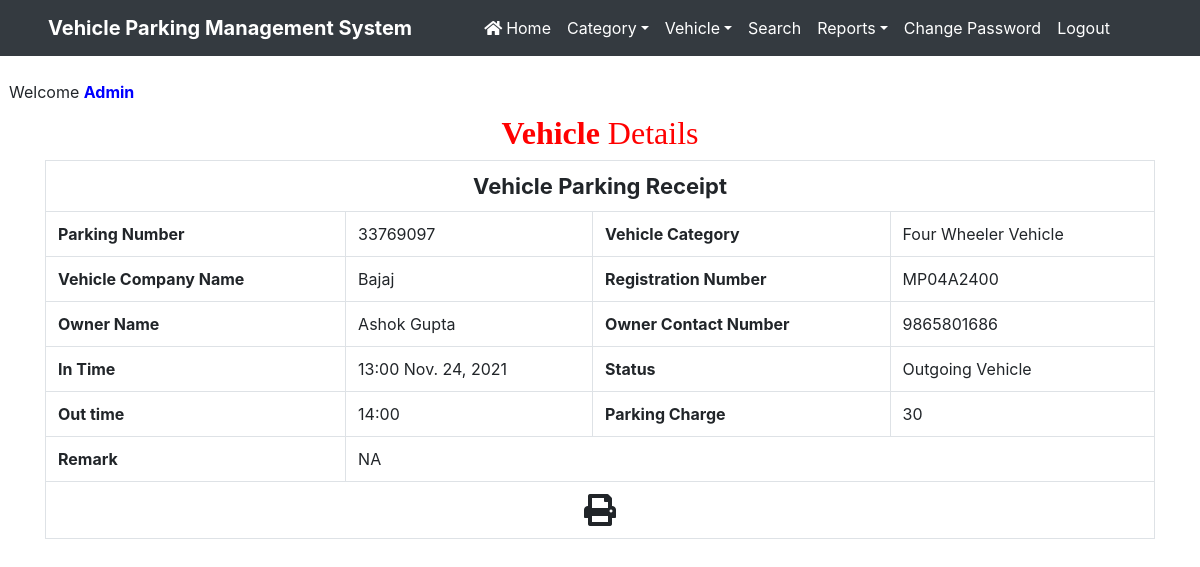
/print/1 (signed in), run on the app's committed database.
### vehicle/models.py (models this page shows, shortened)
class Vehicle(models.Model):
    parkingnumber = models.CharField(max_length=20)
    category = models.ForeignKey(Category, on_delete=models.CASCADE)
    vehiclecompany = models.CharField(max_length=50)
    regno = models.CharField(max_length=10)
    ownername = models.CharField(max_length=50)
    ownercontact = models.CharField(max_length=15)
    pdate = models.DateField()
    intime = models.CharField(max_length=50)
    outtime = models.CharField(max_length=50)
    parkingcharge = models.CharField(max_length=50)
    remark = models.CharField(max_length=500)
    status = models.CharField(max_length=20)

class Category(models.Model):
    categoryname = models.CharField(max_length=50)

### vehicle/views.py (the view)
# urls.py: path('print/<int:pid>',print_detail,name='print'),
def print_detail(request,pid):
    if not request.user.is_authenticated:
        return redirect('admin_login')
    vehicle = Vehicle.objects.get(id=pid)
    d = {'vehicle': vehicle}
    return render(request,'print.html', d)

### vehicle/templates/print.html (shortened to what this page needs)
{% load static %}
<html>
<head>
{% include 'headeradmin.html' %}
  <link rel = stylesheet href="https://cdn.datatables.net/1.10.20/css/jquery.dataTables.min.css">
<link rel = stylesheet href="https://cdn.datatables.net/buttons/1.6.1/css/buttons.dataTables.min.css">
</head>
<body>
{% include 'nav2admin.html' %}
<br> &nbsp;&nbsp;Welcome <b style = 'text-transform : capitalize ; color : blue'>{{request.user.username}}</b>
<div class="container" style = "margin-top:10px">
<h2 class="text-center" style = "font-family : Monotype Corsiva ; color : red"> <strong>Vehicle</strong>  Details</h2>
 <div  id="exampl">
      <table border="1" class="table table-bordered mg-b-0">
        <tr>
          <th colspan="4" style="text-align: center; font-size:22px;"> Vehicle Parking Receipt</th>
        </tr>
   <tr>
                                <th>Parking Number</th>
                                   <td>{{vehicle.parkingnumber}}</td>
                                <th>Vehicle Category</th>
                                   <td>{{vehicle.category.categoryname}}</td>
                                   </tr>
                                   <tr>
                                <th>Vehicle Company Name</th>
                                   <td>{{vehicle.vehiclecompany}}</td>
                                <th>Registration Number</th>
                                   <td>{{vehicle.regno}}</td>
                                   </tr>
                                   <tr>
                                    <th>Owner Name</th>
                                      <td>{{vehicle.ownername}}</td>
                                       <th>Owner Contact Number</th>
                                        <td>{{vehicle.ownercontact}}</td>
                                    </tr>
                                    <tr>
                               <th>In Time</th>
                                <td>{{vehicle.intime}} {{vehicle.pdate}}</td>
    <th>Status</th>
    <td>
{% if vehicle.status == 'Out' %}
  Outgoing Vehicle
{% endif %}
     </td>
  </tr>
{% if vehicle.remark != '' %}
<tr>
<th>Out time</th>
<td>{{vehicle.outtime}}</td>
<th>Parking Charge</th>
<td>{{vehicle.parkingcharge}}</td>
</tr>
<tr>
  <th>Remark</th>
  <td colspan="3">{{vehicle.remark}}</td>
</tr>
{% endif %}
  <tr>
    <td colspan="4" style="text-align:center; cursor:pointer"><i class="fa fa-print fa-2x" aria-hidden="true" OnClick="CallPrint(this.value)"  ></i></td>
  </tr>
</table>
          </div>
</div>
</body>
</html>

### vehicle/static/css/mystyle.css (style rules this page uses)
html { scroll-behavior:smooth; }

### data on the page
Vehicle: parkingnumber "33769097", category.categoryname "Four Wheeler Vehicle", vehiclecompany "Bajaj", regno "MP04A2400", ownername "Ashok Gupta", ownercontact "9865801686", intime "13:00", pdate "Nov. 24, 2021", outtime "14:00", parkingcharge "30", remark "NA"

### other printed values
{{ request.user.username }} "Admin"
